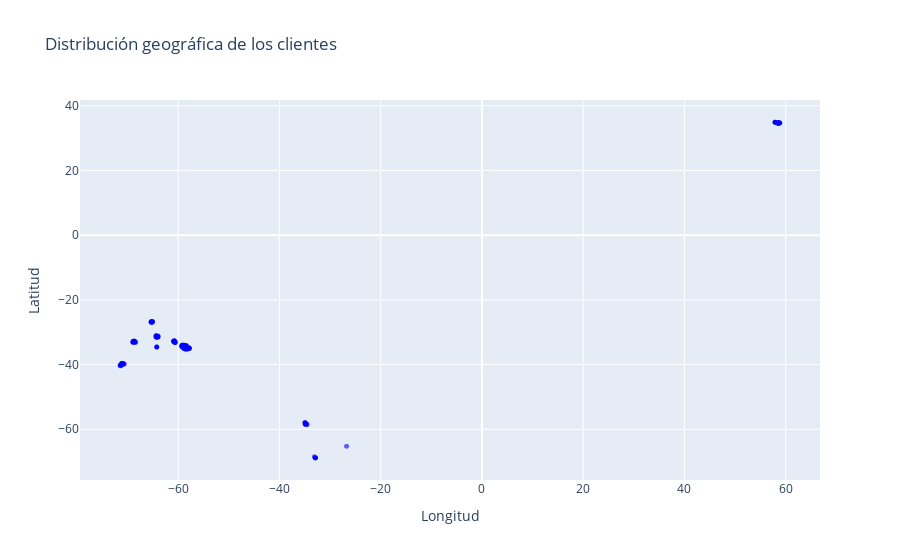

The notebook cell this image was saved under:
### Markdown cell above
📍 Las localidades con mayor cantidad de clientes son:

1. Ciudad de Buenos Aires (muy destacada con 458 registros)
2. San Justo
3. La Plata
4. Lomas de Zamora
5. Lanús
6. Morón
7. Merlo
8. Quilmes
9. San Martín
10. Avellaneda
Estas localidades concentran buena parte de la base de clientes.

### Code cell
# Mapa de dispersión geográfica con Plotly
fig = px.scatter(
    df,
    x="X", y="Y",
    hover_data=["Provincia", "Localidad", "Edad"],
    title="Distribución geográfica de los clientes",
    labels={"X": "Longitud", "Y": "Latitud"},
    opacity=0.6
)
fig.update_traces(marker=dict(size=5, color='blue'))
fig.show()

### Figure 1 — Plotly figure (JSON) as saved in the notebook; plotly's stock layout.template omitted (floating-point values rounded to 4 significant figures; data arrays with more than 128 entries replaced by an {"elided": "..."} marker saying what was removed)
{"data": [{"customdata": {"elided": "3317x3 mixed values"}, "hovertemplate": "Longitud=%{x}<br>Latitud=%{y}<br>Provincia=%{customdata[0]}<br>Localidad=%{customdata[1]}<br>Edad=%{customdata[2]}<extra></extra>", "legendgroup": "", "marker": {"color": "blue", "opacity": 0.6, "size": 5, "symbol": "circle"}, "mode": "markers", "name": "", "showlegend": false, "type": "scattergl", "x": {"elided": "3317 float values"}, "xaxis": "x", "y": {"elided": "3317 float values"}, "yaxis": "y"}], "layout": {"legend": {"tracegroupgap": 0}, "title": {"text": "Distribución geográfica de los clientes"}, "xaxis": {"anchor": "y", "domain": [0, 1], "title": {"text": "Longitud"}}, "yaxis": {"anchor": "x", "domain": [0, 1], "title": {"text": "Latitud"}}}}
